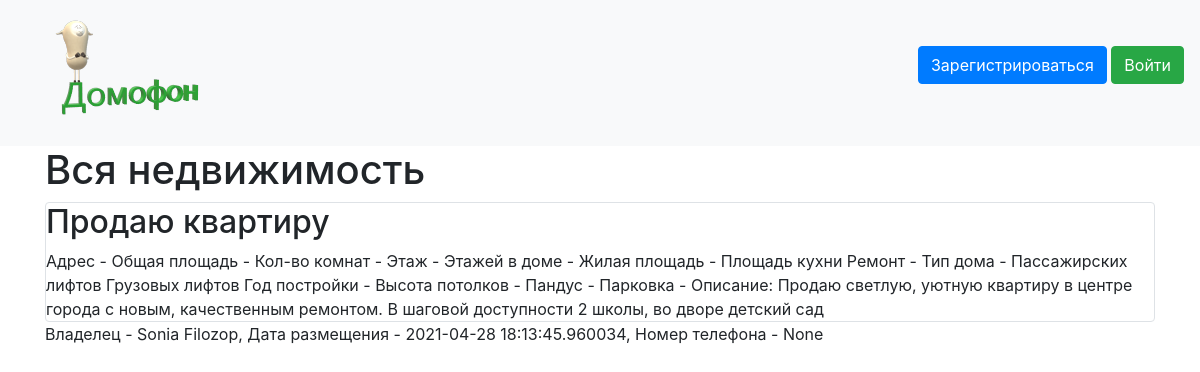
Before: / with the older database file.
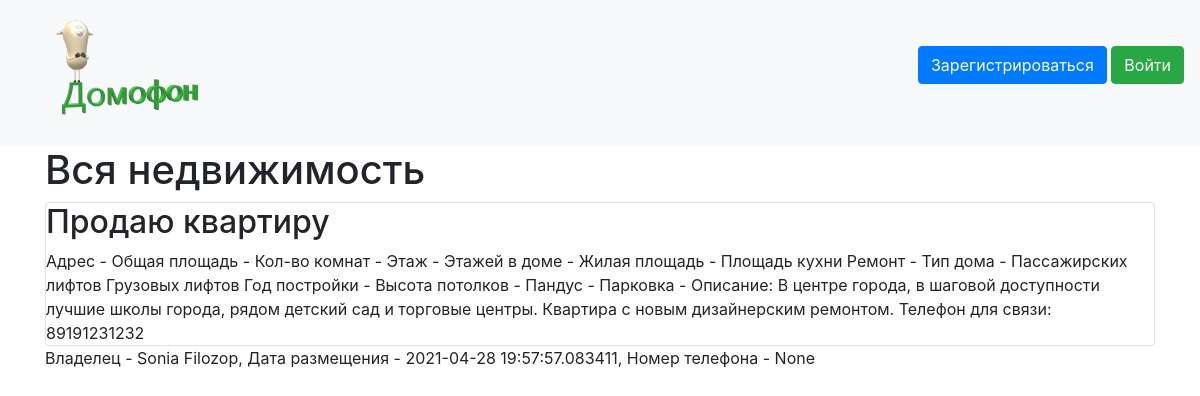
After: the same page with the newer database file.
### data/news.py (models this page shows)
class News(SqlAlchemyBase):
    __tablename__ = 'news'
    id = sqlalchemy.Column(sqlalchemy.Integer,
                           primary_key=True, autoincrement=True)
    title = sqlalchemy.Column(sqlalchemy.String, nullable=True)
    content = sqlalchemy.Column(sqlalchemy.String, nullable=True)
    created_date = sqlalchemy.Column(sqlalchemy.DateTime,
                                     default=datetime.datetime.now)
    is_private = sqlalchemy.Column(sqlalchemy.Boolean, default=True)
    user_id = sqlalchemy.Column(sqlalchemy.Integer,
                                sqlalchemy.ForeignKey("users.id"))
    user = orm.relation('User')
    categories = orm.relation("Category",
                              secondary="association",
                              backref="news")

### data/users.py (models this page shows, shortened)
class User(SqlAlchemyBase, UserMixin):
    __tablename__ = 'users'
    id = sqlalchemy.Column(sqlalchemy.Integer,
                           primary_key=True, autoincrement=True)
    name = sqlalchemy.Column(sqlalchemy.String, nullable=True)
    about = sqlalchemy.Column(sqlalchemy.String, nullable=True)
    email = sqlalchemy.Column(sqlalchemy.String,
                              index=True, unique=True, nullable=True)
    hashed_password = sqlalchemy.Column(sqlalchemy.String, nullable=True)
    created_date = sqlalchemy.Column(sqlalchemy.DateTime,
                                     default=datetime.datetime.now)
    news = orm.relation("News", back_populates='user')

### main.py (the view)
@app.route("/")
def index():
    db_sess = db_session.create_session()
    news = db_sess.query(News).filter(News.is_private != True)
    return render_template("index.html", news=news)

### data/db_session.py (called while the page is built)
def create_session() -> Session:
    global __factory
    return __factory()

### templates/index.html (shortened to what this page needs)
{% extends "base.html" %}
{% block content %}
<h1>Вся недвижимость</h1>
{% for item in news%}
<div class="col-md6 border rounded">
    <h2>{{item.title}}</h2>
    <div>
        Адрес - {{item.address}}
        Общая площадь - {{item.plos}}
        Кол-во комнат - {{item.num_kom}}
        Этаж - {{item.etag}}
        Этажей в доме - {{item.etag_home}}
        Жилая площадь - {{item.living}}
        Площадь кухни {{item.kitchen}}
        Ремонт - {{item.remont}}
        Тип дома - {{item.type_home}}
        Пассажирских лифтов {{item.pass_lifts}}
        Грузовых лифтов {{item.gruz_lifts}}
        Год постройки - {{item.year}}
        Высота потолков - {{item.height}}
        Пандус - {{item.pandus}}
        Парковка - {{item.parking}}
        Описание: {{item.content}}
    </div>
</div>
    <div>
        Владелец - {{item.user.name}}, Дата размещения - {{item.created_date}}, Номер телефона - {{item.user.about}}
    </div>
{% endfor %}
{% endblock %}

Changed rows visible on the page:
changed News "Продаю квартиру": content "Продаю светлую, уютную квартиру в центре города с новым, качественным ремонтом. В шаговой доступности 2 школы, во дворе детский сад" → "В центре города, в шаговой доступности лучшие школы города, рядом детский сад и торговые центры. Квартира с новым дизайнерским ремонтом. Телефон для связи: 89191231232"; created_date "2021-04-28 18:13:45.960034" → "2021-04-28 19:57:57.083411"
